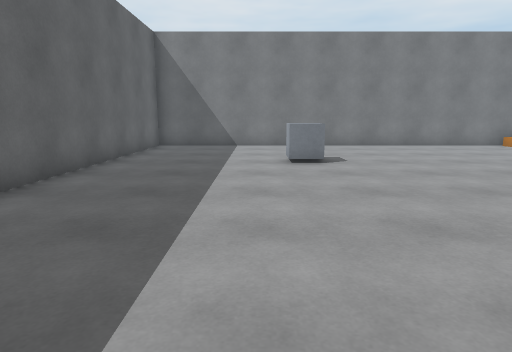
View 1 (above)

13 first-person views from a walk through a Unity game level. The camera is 1.3 m above the floor, tilts 10° down and sees 75° across. The floor is counted in squares, 1 m on a side. Each view is taken from the middle of a square. On the plan, view 1 faces up. The plan holds only what a view shows up to about 14 squares ahead; the rest is blank.

View 2
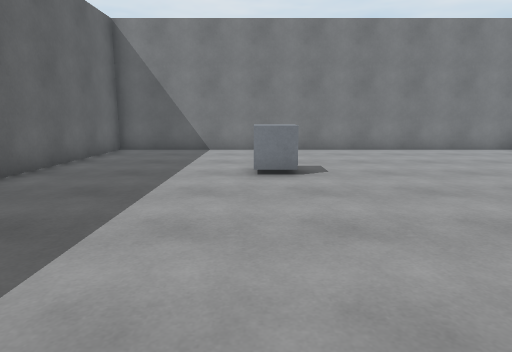

View 3
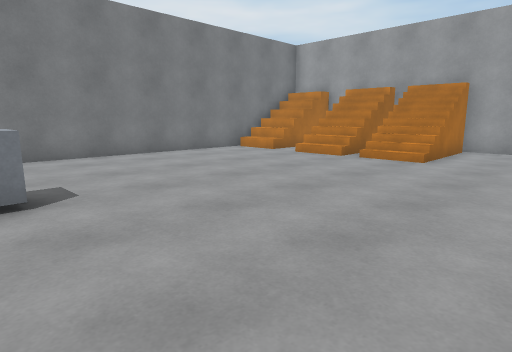

View 4
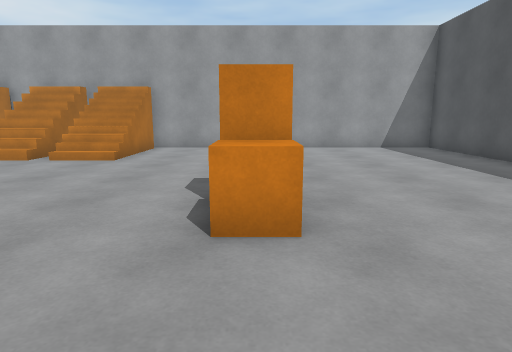

View 5
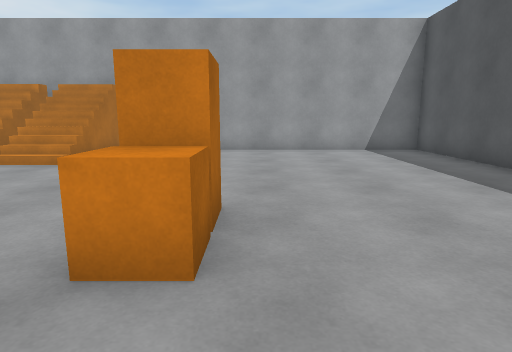

View 6
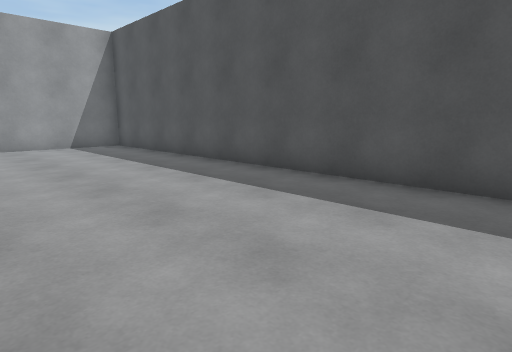

View 7
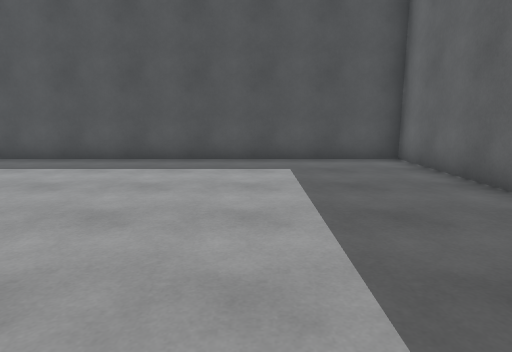

View 8
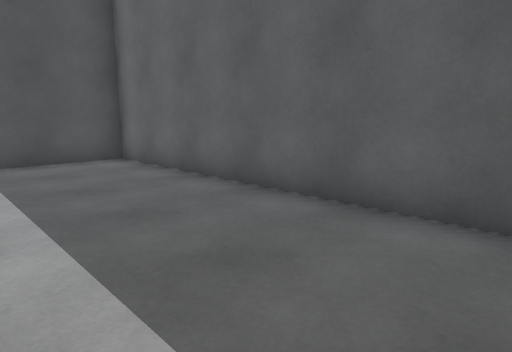

View 9
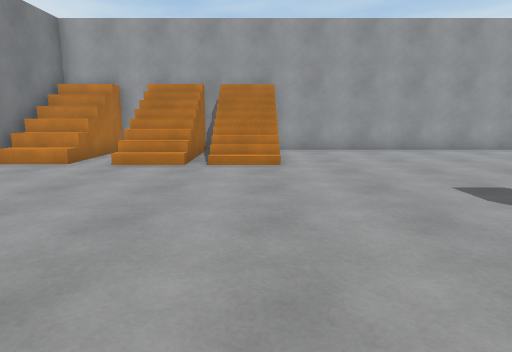

View 10
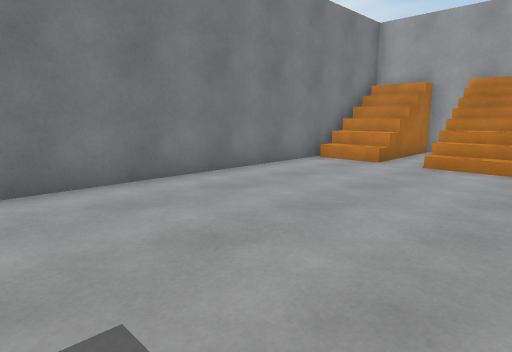

View 11
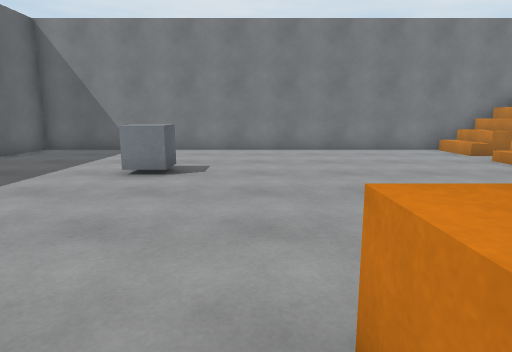

View 12
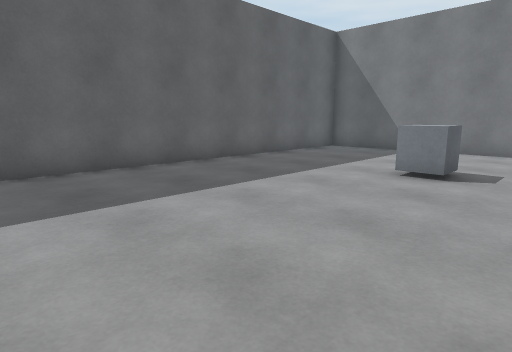

View 13
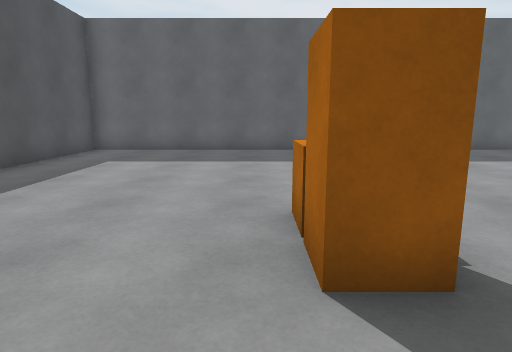

### Floor plan
Key: @ floor where view 1 was taken; # wall or solid block; x gap in a wall; . floor; / step, stairs or slope; = window, fence, low wall or low ledge; ^ raised ledge; v drop or lower ground; C cube.
Columns run from 5 left of view 1 to 16 right of it. Each row starts with its distance up from view 1.
 16 ######################
 15 #................/// #
 14 #................/// #
 13 #................=// #
 12 #.............../=vv##
 11 #...............////v#
 10 #.....CC........//vvv#
  9 #...............////v#
  8 #...............////v#
  7 #................=//x#
  6 #....................#
  5 #....................#
  4 #....................#
  3 #.........^#.........#
  2 #....................#
  1 #....................#
  0 #....@...............#
 -1 #....................#
 -2 #....................#
 -3 #....................#
 -4 #....................#
 -5 ######################

Positions as (right, up) in squares from view 1, and headings:
1: (0, 0), facing up
2: (1, 2), facing up
3: (1, 4), facing up-right
4: (1, 3), facing right
5: (2, 2), facing right
6: (0, 2), facing down-right
7: (0, 6), facing down
8: (0, 6), facing down-left
9: (2, 8), facing right
10: (2, 9), facing up-right
11: (4, 2), facing up
12: (4, 2), facing up-left
13: (9, 2), facing left
